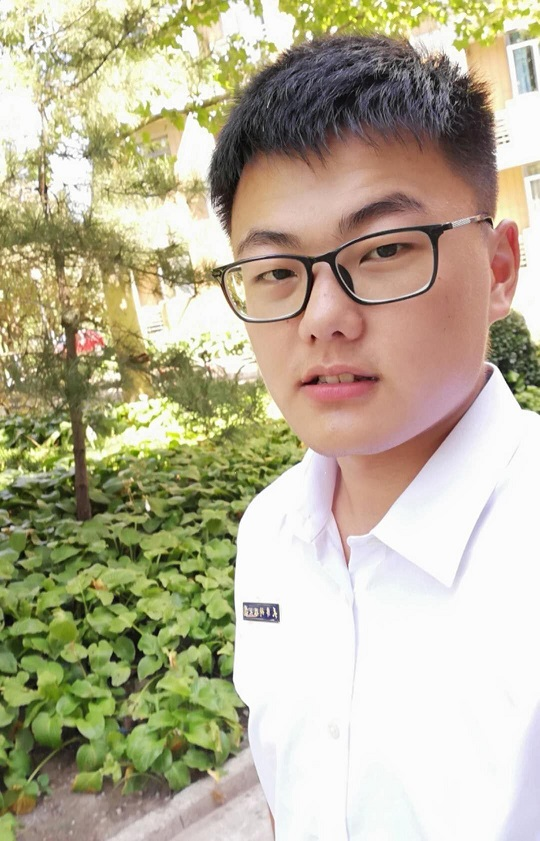
#> input picture images/Alex.jpg, 540 x 841 px
$ python ImageProcess.py
#> lines starting #> are read from the running program, lines starting #| are printed output that depends on the picture
#> further down, image is the input picture: shape (841, 540, 3); mean B, G, R 151.1, 177.3, 184.3
#| (841, 540, 3)
import cv2
import numpy as np


def letterbox(img, new_shape=(640, 640), color=(140, 140, 140), auto=True, scaleFill=False, scaleup=True):
    # Resize image to a 32-pixel-multiple rectangle
#> called with new_shape = (640, 640), color = (140, 140, 140), auto = True, scaleFill = False, scaleup = True
    shape = img.shape[:2]  # current shape [height, width]
#> shape = (841, 540)
    if isinstance(new_shape, int):
        new_shape = (new_shape, new_shape)

    # Scale ratio (new / old)
    r = min(new_shape[0] / shape[0], new_shape[1] / shape[1])
#> r = 0.761
    if not scaleup:  # only scale down, do not scale up (for better test mAP)
        r = min(r, 1.0)

    # Compute padding
    ratio = r, r  # width, height ratios
#> ratio = (0.761, 0.761)
    new_unpad = int(round(shape[1] * r)), int(round(shape[0] * r))
#> new_unpad = (411, 640)
    dw, dh = new_shape[1] - new_unpad[0], new_shape[0] - new_unpad[1]  # wh padding
#> dw = 229; dh = 0
    if auto:  # minimum rectangle
        dw, dh = np.mod(dw, 32), np.mod(dh, 32)  # wh padding
#> dw = 5
    elif scaleFill:  # stretch
        dw, dh = 0.0, 0.0
        new_unpad = (new_shape[1], new_shape[0])
        ratio = new_shape[1] / shape[1], new_shape[0] / shape[0]  # width, height ratios

    dw /= 2  # divide padding into 2 sides
#> dw = 2.5
    dh /= 2

    if shape[::-1] != new_unpad:  # resize
        img = cv2.resize(img, new_unpad, interpolation=cv2.INTER_LINEAR)
    top, bottom = int(round(dh - 0.1)), int(round(dh + 0.1))
#> top = 0; bottom = 0
    left, right = int(round(dw - 0.1)), int(round(dw + 0.1))
#> left = 2; right = 3
    img = cv2.copyMakeBorder(img, top, bottom, left, right, cv2.BORDER_CONSTANT, value=color)  # add border
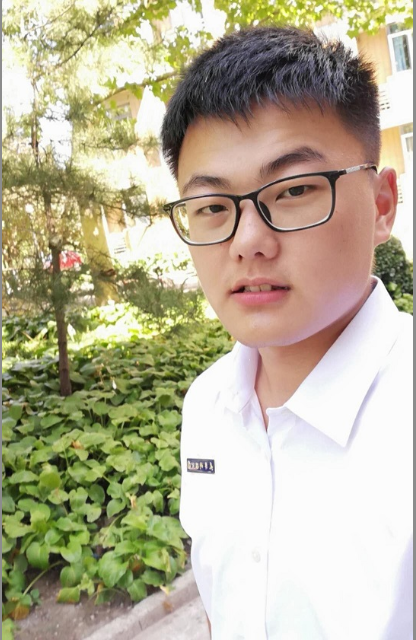
#> img: shape (640, 416, 3); mean of channels 0, 1, 2 150.9, 176.7, 183.7; drawn as B, G, R
    return img, ratio, (dw, dh)


if __name__ == '__main__':
    image = cv2.imread("../images/Alex.jpg")
    cv2.imshow("Alex", image)
    print(image.shape)
    img, ratio, (dw, dh) = letterbox(image)
#> ratio = (0.761, 0.761); dw = 2.5; dh = 0
    cv2.imshow("img", img)
    print(img.shape)
#| (640, 416, 3)
    cv2.waitKey()

$ run again, with images/dog-cycle-car.png saved as images/Alex.jpg
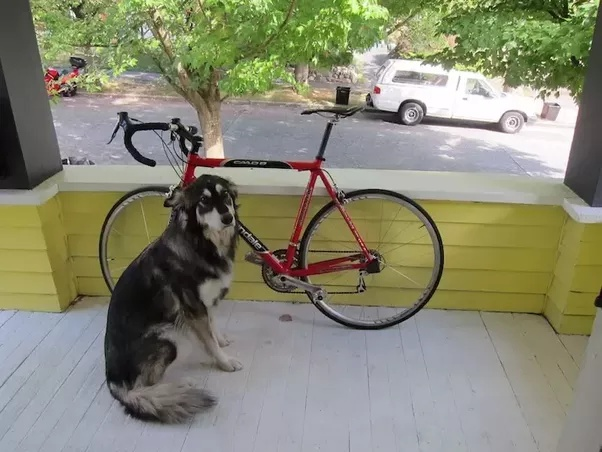
#> input picture images/dog-cycle-car.png, 602 x 452 px
#> image is the input picture: shape (452, 602, 3); mean B, G, R 114.6, 135.6, 135.2
#| (452, 602, 3)
#> in letterbox, `img = cv2.copyMakeBorder(img, top, bottom, left, right, cv2.BORDER_CON..`:
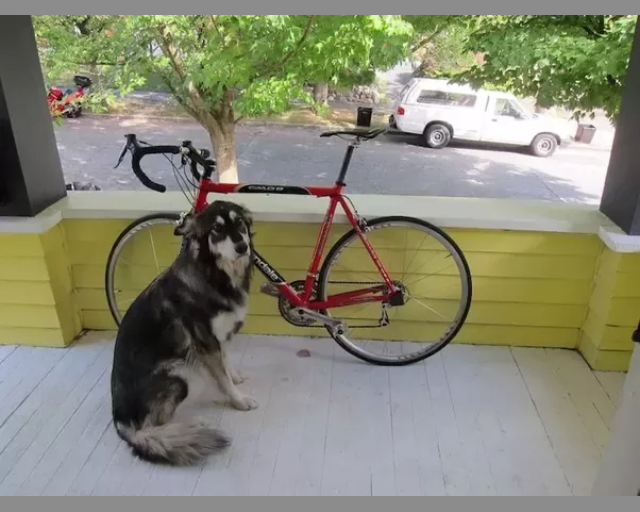
#> img: shape (512, 640, 3); mean of channels 0, 1, 2 116.1, 135.7, 135.4; drawn as B, G, R
#> `img, ratio, (dw, dh) = letterbox(image)`: ratio = (1.06, 1.06); dw = 0; dh = 15.5
#| (512, 640, 3)
